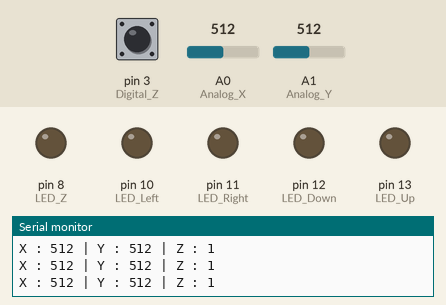
This sketch was run on a simulated Arduino Uno, built with avr-gcc and run on an emulated ATmega328P. Parts: output pins drawn as LEDs (lit = HIGH), the last lines printed to the serial monitor. The test bench sets the inputs (shaded band); at power-on: A0 (Analog_X) = 512, A1 (Analog_Y) = 512, pin 3 (Digital_Z) HIGH.

Above: at 1.2 s.
1.3 s: A0 (Analog_X) set to 110
4.3 s: A0 (Analog_X) set to 90
At 5.4 s:
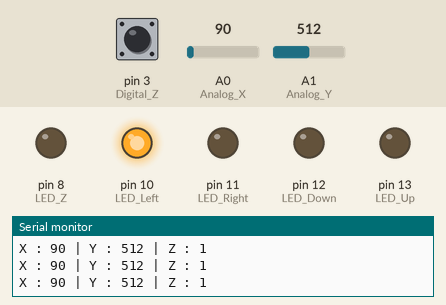
5.8 s: A1 (Analog_Y) set to 112
8.8 s: A1 (Analog_Y) set to 94
At 9.6 s:
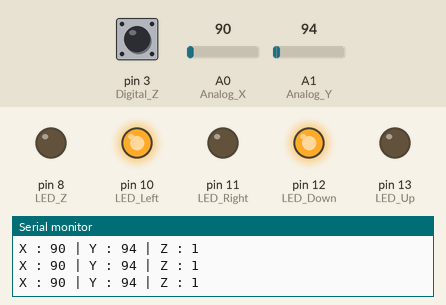
10.3 s: pin 3 (Digital_Z) pulled LOW for 0.15 s
At 10.41 s:
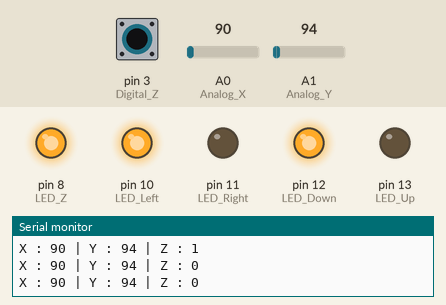
11.9 s: A1 (Analog_Y) set to 1023
At 12.8 s:
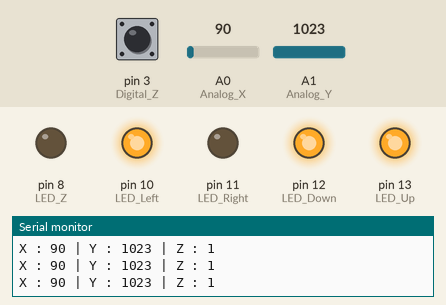
Timing chart, 0 to 14.4 s (numbered marks = the images above; inputs shaded):
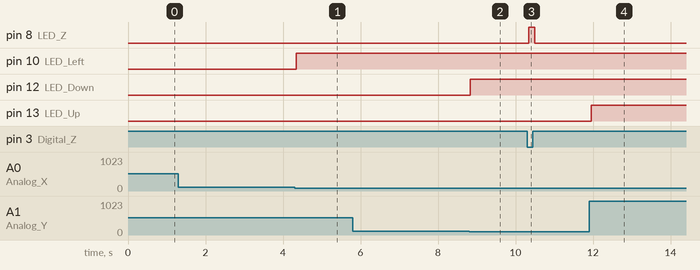

The sketch:

JoyStick_UpDownLeftRight.ino
```cpp
int Analog_X = A0;
int Analog_Y = A1;
int Digital_Z = 3;
int LED_Up = 13;
int LED_Down = 12;
int LED_Right = 11;
int LED_Left = 10;
int LED_Z = 8;

void setup(){
  Serial.begin(9600);
  pinMode(Analog_X, INPUT);
  pinMode(Analog_Y, INPUT);
  pinMode(Digital_Z, INPUT_PULLUP);
  pinMode(LED_Up, OUTPUT);
  pinMode(LED_Down, OUTPUT);
  pinMode(LED_Right, OUTPUT);
  pinMode(LED_Left, OUTPUT);
  pinMode(LED_Z , OUTPUT);
}

void loop(){
  int val_X_A0;
  int val_Y_A1;
  int val_Z_13;
  val_X_A0 = analogRead(Analog_X);
  val_Y_A1 = analogRead(Analog_Y);
  val_Z_13 = digitalRead(Digital_Z);
  Serial.print("X : ");
  Serial.print(val_X_A0);
  Serial.print(" | Y : ");
  Serial.print(val_Y_A1);
  Serial.print(" | Z : ");
  Serial.println(val_Z_13);

  if(val_X_A0 >= 900){
    digitalWrite(LED_Right, HIGH);
  }else if( val_X_A0 <= 100){
    digitalWrite(LED_Left, HIGH);
  }else{
    digitalWrite(LED_Right , LOW);
    digitalWrite(LED_Left , LOW);
  }

  if(val_Y_A1 >= 900){
    digitalWrite(LED_Up , HIGH);
  }else if(val_Y_A1 <= 100){
    digitalWrite(LED_Down , HIGH);
  }else{
    digitalWrite(LED_Up , LOW);
    digitalWrite(LED_Down , LOW);
  }

  if(val_Z_13 == 1){
    digitalWrite(LED_Z, LOW);
  }else{
    digitalWrite(LED_Z, HIGH);
  }
}
```

Measured:
- the behaviour switches between 101 and 100 on A0 (Analog_X) (found by bisection; images 0 and 1)
- the behaviour switches between 101 and 100 on A1 (Analog_Y) (found by bisection; images 1 and 2)
- after the input at 4.3 s, pin 10 (LED_Left): LOW → HIGH at once
- after the input at 8.8 s, pin 12 (LED_Down): LOW → HIGH at once
- after the input at 10.3 s, pin 8 (LED_Z): LOW → HIGH at once, → LOW 0.16 s later
- after the input at 11.9 s, pin 13 (LED_Up): LOW → HIGH after 0.05 s
